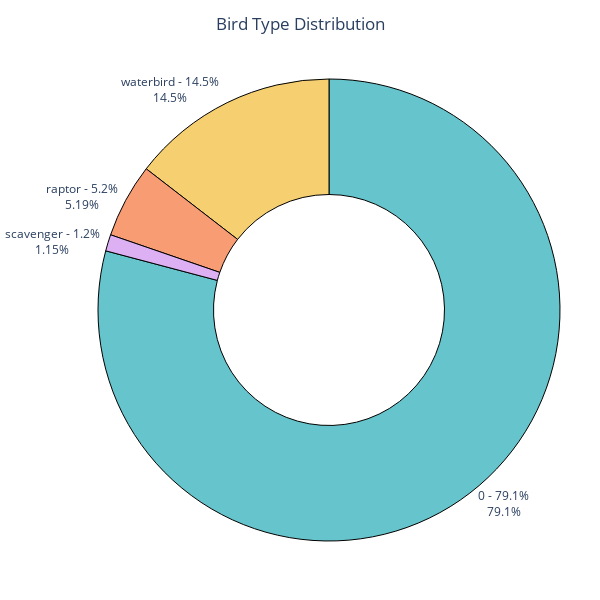

The notebook cell this image was saved under:
### Markdown cell above
### Bird Type Distribution

### Code cell
# Count bird types
bird_type_count = birds_df['bird_type'].value_counts().reset_index()
bird_type_count.columns = ['bird_type', 'count']
# Ensure correct type for concatenation
bird_type_count['bird_type'] = bird_type_count['bird_type'].astype(str)
bird_type_count['percentage'] = round((bird_type_count['count'] / bird_type_count['count'].sum()) * 100, 1)
bird_type_count['label'] = bird_type_count['bird_type'] + ' - ' + bird_type_count['percentage'].astype(str) + '%'
# Donut chart
fig = px.pie(bird_type_count,names='label',values='count',hole=0.5,color_discrete_sequence=px.colors.qualitative.Pastel,
    title='Bird Type Distribution' )
# Improve size and text layout
fig.update_traces(textinfo='percent+label',textposition='inside',marker=dict(line=dict(color='white', width=2)))
fig.update_traces(textposition='outside',marker_line_width=1,marker_line_color='black')
fig.update_layout(showlegend=False,width=600,height=600,margin=dict(t=60, b=40, l=40, r=40),title_x=0.5 )
fig.show()

### Figure 1 — Plotly figure (JSON) as saved in the notebook; plotly's stock layout.template omitted (floating-point values rounded to 4 significant figures)
{"data": [{"domain": {"x": [0, 1], "y": [0, 1]}, "hole": 0.5, "hovertemplate": "label=%{label}<br>count=%{value}<extra></extra>", "labels": ["0 - 79.1%", "waterbird - 14.5%", "raptor - 5.2%", "scavenger - 1.2%"], "legendgroup": "", "marker": {"line": {"color": "black", "width": 1}}, "name": "", "showlegend": true, "textinfo": "percent+label", "textposition": "outside", "type": "pie", "values": [686, 126, 45, 10]}], "layout": {"height": 600, "legend": {"tracegroupgap": 0}, "margin": {"b": 40, "l": 40, "r": 40, "t": 60}, "piecolorway": ["rgb(102, 197, 204)", "rgb(246, 207, 113)", "rgb(248, 156, 116)", "rgb(220, 176, 242)", "rgb(135, 197, 95)", "rgb(158, 185, 243)", "rgb(254, 136, 177)", "rgb(201, 219, 116)", "rgb(139, 224, 164)", "rgb(180, 151, 231)", "rgb(179, 179, 179)"], "showlegend": false, "title": {"text": "Bird Type Distribution", "x": 0.5}, "width": 600}}
